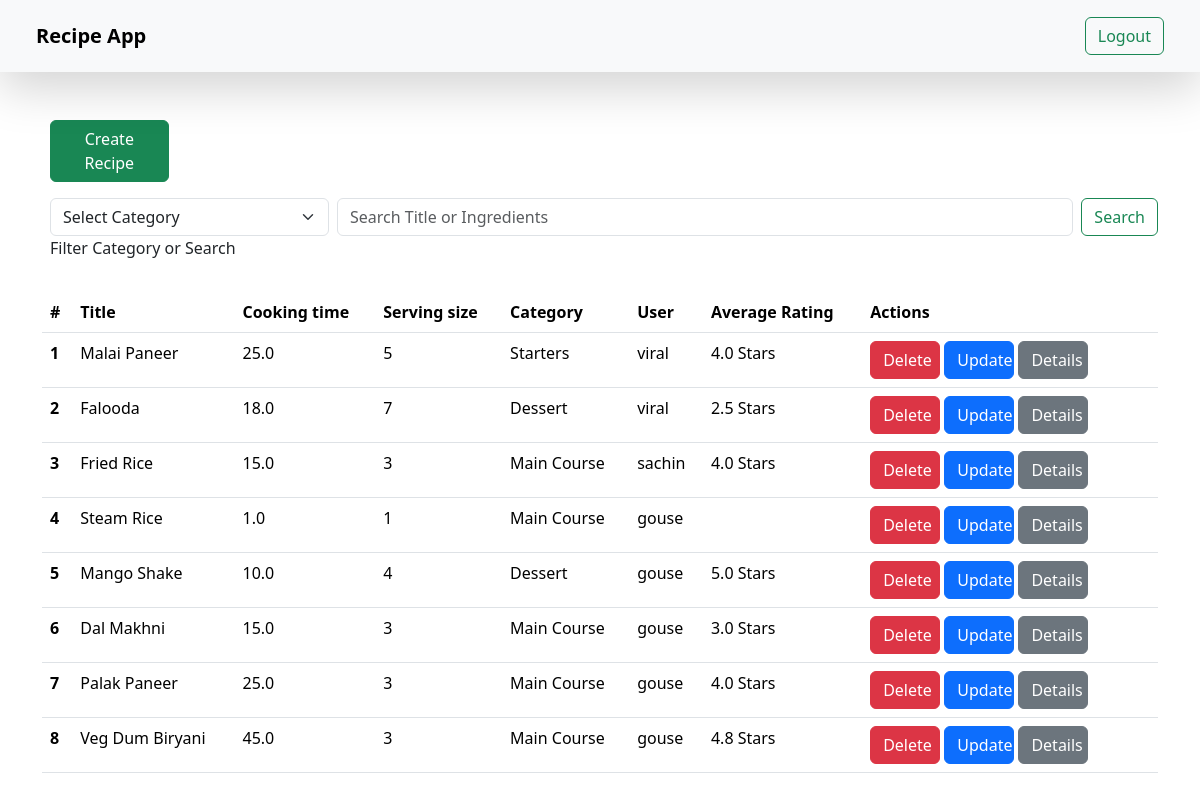
Screenshot of /recipe_detail/ (signed in) with the database file from the repository.
### RecipeApplication/models.py (models this page shows)
class Recipe(models.Model):
    user = models.ForeignKey(
        User, on_delete=models.SET_NULL, null=True, blank=True)
    title = models.CharField(max_length=200)
    description = models.TextField()
    ingredients = models.TextField()
    preparation_steps = models.TextField()
    cooking_time = models.FloatField(default=0.0)
    serving_size = models.PositiveIntegerField(help_text='Number of servings')
    category = models.SmallIntegerField()

### RecipeApplication/views.py (the view)
# urls.py: path("recipe_detail/", recipe_detail, name='recipe_detail'),
@login_required(login_url="/login/")
def recipe_detail(request):
    searchData = ''
    searchCategory = -1
    if request.method == "POST":
        data = request.POST
        searchData = request.POST
        searchCategory = data.get('category')
    queryset = Recipe.objects.all().order_by('-id')
    querysetReview = Review.objects.all().order_by('-created_at')
    from django.db.models import Q
    if searchData:
        search_query = Q(title__icontains=searchData['search']) | Q(
            ingredients__icontains=searchData['search'])
        queryset = queryset.filter(search_query)
    if searchCategory != -1:
        queryset = queryset.filter(category__icontains=searchCategory)
    for r in queryset:
        recipe = get_object_or_404(Recipe, id=r.id)
        reviews = Review.objects.filter(recipe=recipe).order_by('-created_at')
        sum_ratings = reviews.aggregate(Sum('rating'))['rating__sum']
        if (sum_ratings is not None):
            r.avg = round((sum_ratings/reviews.count()), 1)
    for q in queryset:
        if (q.category) == 1:
            q.category = 'Starters'
        if (q.category) == 2:
            q.category = 'Main Course'
        if (q.category == 3):
            q.category = 'Dessert'
    context = {'recipes': queryset}
    return render(request, 'recipe_detail.html', context)

### RecipeApplication/templates/recipe_detail.html (shortened to what this page needs)
{% extends "base.html" %}
{% block start %}
<div class="container col-md-12">
  <div class="row mb-3">
    <div class="col-md-4 mx-2">
      <a href="/create_recipe/" class="btn btn-success col-4 mb-3">Create Recipe</a>
    </div>
    <div class="col-md-12">
      <form class="d-flex" role="search" method="post">
        <div class="col-md-3 mx-2">
          <select  name="category" id="category" class="form-select form-select-md" aria-label="Large select example" >
              <option value="" selected>Select Category</option>
            </select>
        </div>
        <input class="form-control me-2" type="search" placeholder="Search Title or Ingredients" name="search" aria-label="Search">
        <button class="btn btn-outline-success" type="submit">Search</button>
      </form>
      <p class="mx-2">Filter Category or Search</p>
    </div>
  </div>
  <table class="table">
    <thead>
      <tr>
        <th scope="col">#</th>
        <th scope="col">Title</th>
        <th scope="col">Cooking time</th>
        <th scope="col">Serving size</th>
        <th scope="col">Category</th>
        <th scope="col">User</th>
        <th scope="col">Average Rating</th>
        <th scope="col">Actions</th>
      </tr>
    </thead>
    <tbody>
      {% for recipe in recipes %}
      <tr>
        <th scope="row">{{forloop.counter}}</th>
        <td>{{recipe.title}}</td>
        <td>{{recipe.cooking_time}}</td>
        <td>{{recipe.serving_size}}</td>
        <td>{{recipe.category}}</td>
        <td>{{recipe.user.username}}</td>
        <td>{{recipe.avg}} {% if recipe.avg is not none %}Stars{% endif %} </td>
        <td>
          <a href="/delete_recipe/{{recipe.id}}/" class="btn btn-danger col-3">Delete</a>
          <a href="/update_recipe/{{recipe.id}}/" class="btn btn-primary col-3">Update</a>
          <a href="/show_details/{{recipe.id}}/" class="btn btn-secondary col-3">Details</a>
        </td>
      </tr>
      {% endfor %}
    </tbody>
  </table>
</div>
{% endblock%}

### RecipeApplication/templates/base.html (shortened to what this page needs)
<!DOCTYPE html>
<html>
<head>
    <link href="https://cdn.jsdelivr.net/npm/bootstrap@5.3.3/dist/css/bootstrap.min.css" rel="stylesheet">
</head>
</head>
<body>
    <header>
        <nav class="navbar bg-body-tertiary shadow-lg mb-5 px-4 py-3">
            <div class="container-fluid ">
              <a class="navbar-brand"><b>Recipe App</b></a>
               <form class="d-flex" role="search">
                {% if request.user.is_authenticated %}
                  <a href='/logout/' class="btn btn-outline-success" type="submit">Logout</a>
                {% else %}
                   <a href='/login/' class="btn btn-outline-success" type="submit">Login</a>
                {% endif %}
              </form>
            </div>
        </nav>
    </header>
    <main>
        {% block start %}{% endblock %}
    </main>
</body>
</html>

### rows the page displays
Recipe: title "Malai Paneer", cooking_time "25.0", serving_size "5", category "Starters", user.username "viral", avg "4.0", shows "Stars"
Recipe: title "Falooda", cooking_time "18.0", serving_size "7", category "Dessert", user.username "viral", avg "2.5", shows "Stars"
Recipe: title "Fried Rice", cooking_time "15.0", serving_size "3", category "Main Course", user.username "sachin", avg "4.0", shows "Stars"
Recipe: title "Steam Rice", cooking_time "1.0", serving_size "1", category "Main Course", user.username "gouse"
Recipe: title "Mango Shake", cooking_time "10.0", serving_size "4", category "Dessert", user.username "gouse", avg "5.0", shows "Stars"
Recipe: title "Dal Makhni", cooking_time "15.0", serving_size "3", category "Main Course", user.username "gouse", avg "3.0", shows "Stars"
Recipe: title "Palak Paneer", cooking_time "25.0", serving_size "3", category "Main Course", user.username "gouse", avg "4.0", shows "Stars"
Recipe: title "Veg Dum Biryani", cooking_time "45.0", serving_size "3", category "Main Course", user.username "gouse", avg "4.8", shows "Stars"
